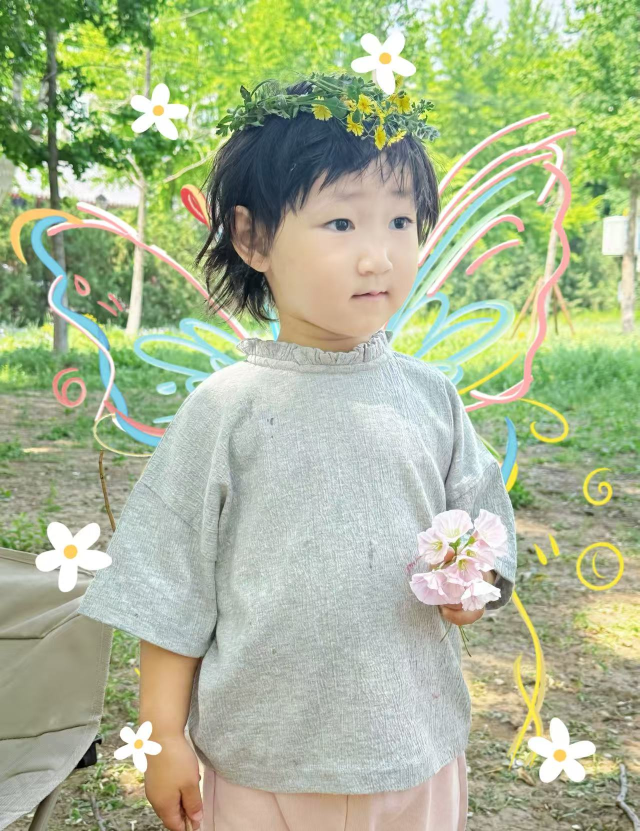
#> input picture image/tuanzi.jpg, 1279 x 1662 px (shown at 1/2 size)
$ python compress_avatar.py
#> lines starting #> are read from the running program, lines starting #| are printed output that depends on the picture
from PIL import Image

# 打开图片
img = Image.open('image/tuanzi.jpg')
#> img is the input picture: PIL image 1279x1662 RGB; mean R, G, B 170.4, 182.9, 147.3

# 获取原始大小
original_size = img.size
#> original_size = (1279, 1662)
print(f"原始尺寸: {original_size[0]} x {original_size[1]}")
#| 原始尺寸: 1279 x 1662

# 裁剪为正方形（从中心裁剪）
width, height = img.size
#> width = 1279; height = 1662
if width > height:
    # 横图，裁剪左右
    left = (width - height) // 2
    right = left + height
    img = img.crop((left, 0, right, height))
else:
    # 竖图，裁剪上下
    top = (height - width) // 2
#> top = 191
    bottom = top + width
#> bottom = 1470
    img = img.crop((0, top, width, bottom))
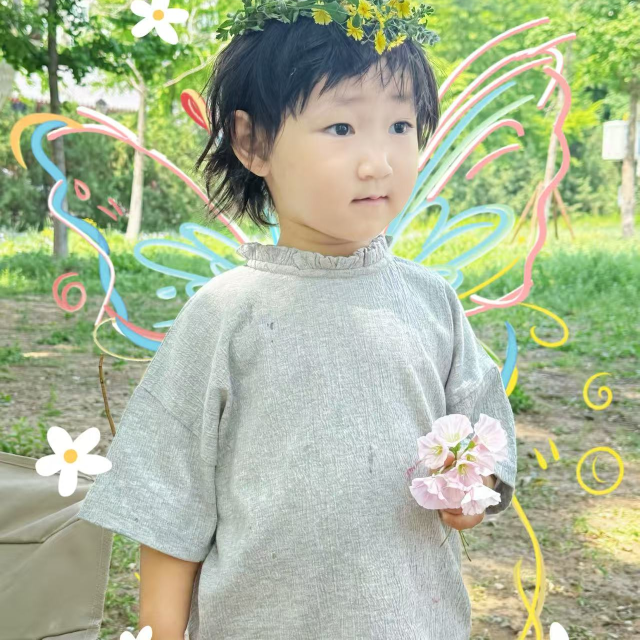
#> img: PIL image 1279x1279 RGB (shown at 1/2 size); mean R, G, B 170.8, 182.4, 152.3

print(f"裁剪后尺寸: {img.size[0]} x {img.size[1]}")
#| 裁剪后尺寸: 1279 x 1279

# 调整大小为200x200
img = img.resize((200, 200), Image.Resampling.LANCZOS)
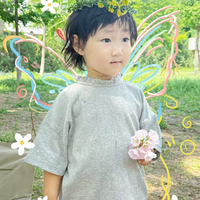
#> img: PIL image 200x200 RGB; mean R, G, B 170.8, 182.4, 152.3

# 保存压缩
img.save('image/tuanzi_avatar.jpg', 'JPEG', quality=80, optimize=True)

print("✓ 团子头像已压缩并裁剪为正方形 200x200")

$ run again, with image/cake_1.jpg copied over image/tuanzi.jpg
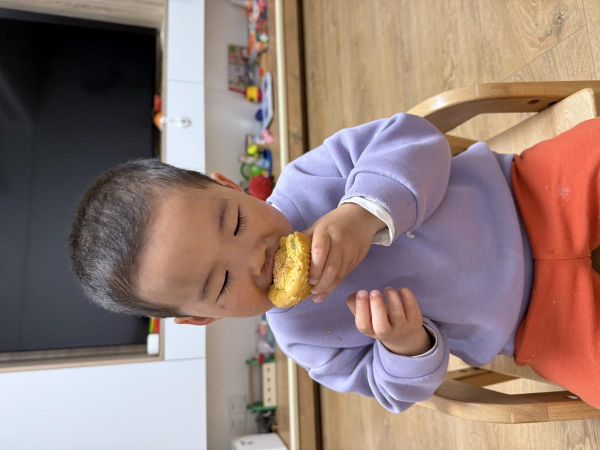
#> input picture image/cake_1.jpg, 1200 x 900 px (shown at 1/2 size)
#> img is the input picture: PIL image 1200x900 RGB; mean R, G, B 148.2, 125.3, 119
#| 原始尺寸: 1200 x 900
#> `img = img.crop((left, 0, right, height))`:
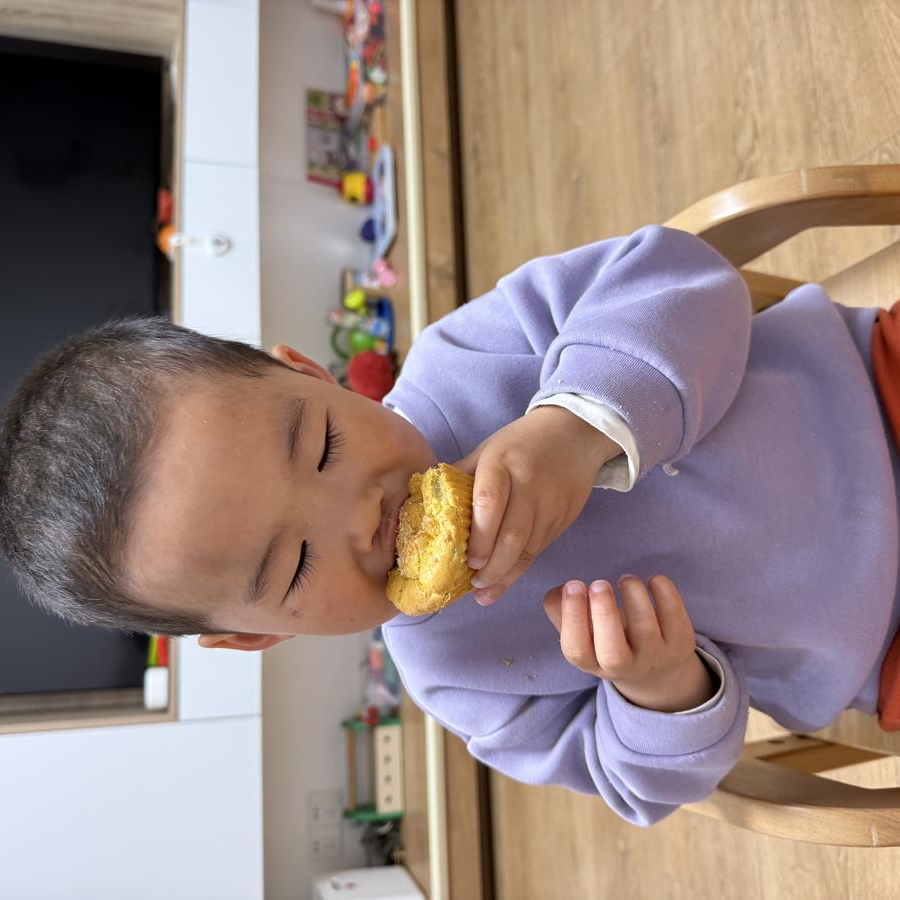
#> img: PIL image 900x900 RGB; mean R, G, B 151.9, 133.9, 128.9
#| 裁剪后尺寸: 900 x 900
#> `img = img.resize((200, 200), Image.Resampling.LANCZOS)`:
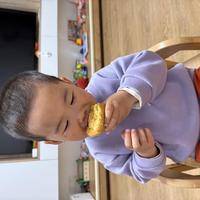
#> img: PIL image 200x200 RGB; mean R, G, B 151.9, 133.9, 128.9

$ run again, with image/moving_wood.jpg copied over image/tuanzi.jpg
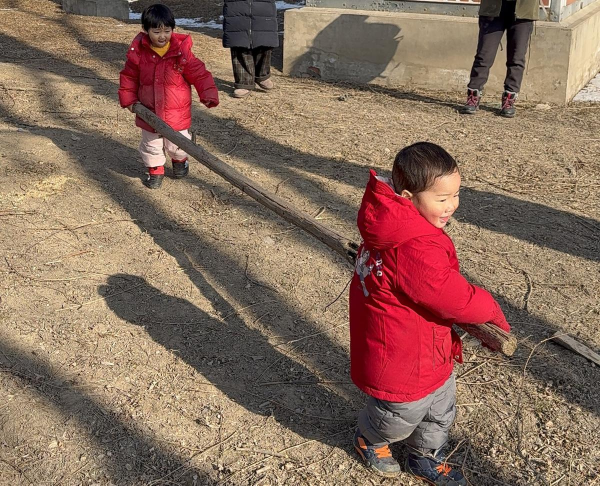
#> input picture image/moving_wood.jpg, 1200 x 971 px (shown at 1/2 size)
#> img is the input picture: PIL image 1200x971 RGB; mean R, G, B 137.2, 108.6, 93.2
#| 原始尺寸: 1200 x 971
#> `img = img.crop((left, 0, right, height))`:
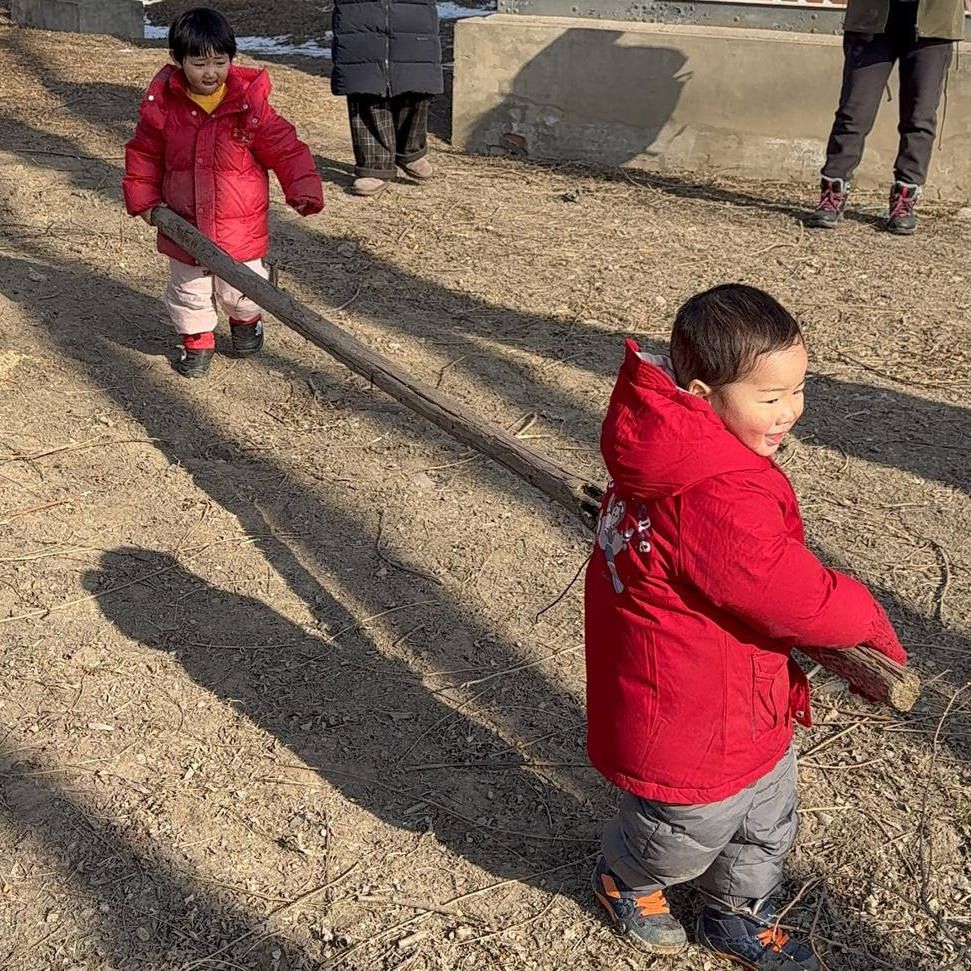
#> img: PIL image 971x971 RGB; mean R, G, B 133.7, 102.7, 89.4
#| 裁剪后尺寸: 971 x 971
#> `img = img.resize((200, 200), Image.Resampling.LANCZOS)`:
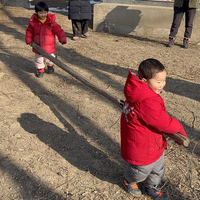
#> img: PIL image 200x200 RGB; mean R, G, B 133.7, 102.7, 89.4
